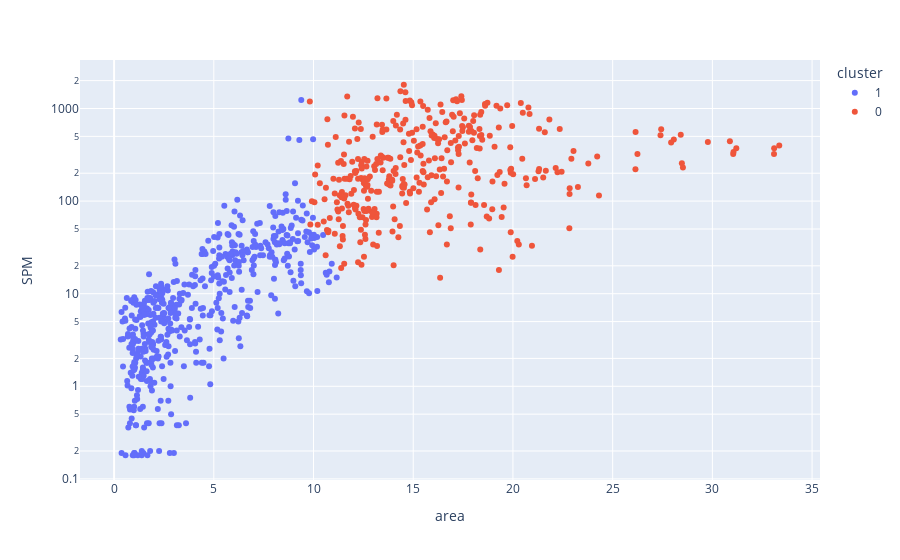

Notebook code for this chart:
### Code cell
clustering.plot_clustering(x='area', log_y=True)

### Figure 1 — Plotly figure (JSON) as saved in the notebook; plotly's stock layout.template omitted (floating-point values rounded to 4 significant figures; data arrays with more than 128 entries replaced by an {"elided": "..."} marker saying what was removed)
{"data": [{"hovertemplate": "cluster=1<br>area=%{x}<br>SPM=%{y}<extra></extra>", "legendgroup": "1", "marker": {"color": "#636efa", "symbol": "circle"}, "mode": "markers", "name": "1", "orientation": "v", "showlegend": true, "type": "scatter", "x": {"elided": "507 float values"}, "xaxis": "x", "y": {"elided": "507 float values"}, "yaxis": "y"}, {"hovertemplate": "cluster=0<br>area=%{x}<br>SPM=%{y}<extra></extra>", "legendgroup": "0", "marker": {"color": "#EF553B", "symbol": "circle"}, "mode": "markers", "name": "0", "orientation": "v", "showlegend": true, "type": "scatter", "x": {"elided": "362 float values"}, "xaxis": "x", "y": {"elided": "362 float values"}, "yaxis": "y"}], "layout": {"autosize": true, "legend": {"title": {"text": "cluster"}, "tracegroupgap": 0}, "margin": {"t": 60}, "xaxis": {"anchor": "y", "autorange": true, "domain": [0, 1], "range": [-1.797, 35.48], "title": {"text": "area"}, "type": "linear"}, "yaxis": {"anchor": "x", "autorange": true, "domain": [0, 1], "range": [-1.028, 3.54], "title": {"text": "SPM"}, "type": "log"}}}
